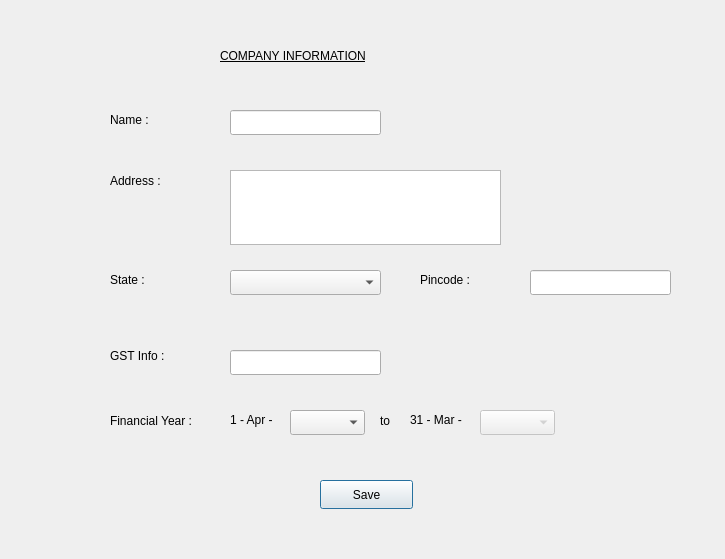
<?xml version="1.0" encoding="UTF-8"?>
<ui version="4.0">
 <class>company_info</class>
 <widget class="QDialog" name="company_info">
  <property name="geometry">
   <rect>
    <x>0</x>
    <y>0</y>
    <width>725</width>
    <height>559</height>
   </rect>
  </property>
  <property name="sizePolicy">
   <sizepolicy hsizetype="Fixed" vsizetype="Fixed">
    <horstretch>0</horstretch>
    <verstretch>0</verstretch>
   </sizepolicy>
  </property>
  <property name="minimumSize">
   <size>
    <width>725</width>
    <height>559</height>
   </size>
  </property>
  <property name="maximumSize">
   <size>
    <width>725</width>
    <height>559</height>
   </size>
  </property>
  <property name="windowTitle">
   <string>Dialog</string>
  </property>
  <widget class="QLabel" name="label">
   <property name="geometry">
    <rect>
     <x>220</x>
     <y>40</y>
     <width>261</width>
     <height>31</height>
    </rect>
   </property>
   <property name="styleSheet">
    <string notr="true">text-decoration: underline;
font: 700 12pt &quot;Segoe UI&quot;;</string>
   </property>
   <property name="text">
    <string>COMPANY INFORMATION</string>
   </property>
  </widget>
  <widget class="QLabel" name="label_2">
   <property name="geometry">
    <rect>
     <x>110</x>
     <y>110</y>
     <width>81</width>
     <height>20</height>
    </rect>
   </property>
   <property name="styleSheet">
    <string notr="true">font: 10pt &quot;Segoe UI&quot;;</string>
   </property>
   <property name="text">
    <string>Name :</string>
   </property>
  </widget>
  <widget class="QLabel" name="label_3">
   <property name="geometry">
    <rect>
     <x>110</x>
     <y>170</y>
     <width>71</width>
     <height>21</height>
    </rect>
   </property>
   <property name="styleSheet">
    <string notr="true">font: 10pt &quot;Segoe UI&quot;;</string>
   </property>
   <property name="text">
    <string>Address :</string>
   </property>
  </widget>
  <widget class="QLabel" name="label_4">
   <property name="geometry">
    <rect>
     <x>110</x>
     <y>270</y>
     <width>63</width>
     <height>20</height>
    </rect>
   </property>
   <property name="styleSheet">
    <string notr="true">font: 10pt &quot;Segoe UI&quot;;</string>
   </property>
   <property name="text">
    <string>State :</string>
   </property>
  </widget>
  <widget class="QLabel" name="label_5">
   <property name="geometry">
    <rect>
     <x>420</x>
     <y>270</y>
     <width>81</width>
     <height>20</height>
    </rect>
   </property>
   <property name="styleSheet">
    <string notr="true">font: 10pt &quot;Segoe UI&quot;;</string>
   </property>
   <property name="text">
    <string>Pincode :</string>
   </property>
  </widget>
  <widget class="QLabel" name="label_6">
   <property name="geometry">
    <rect>
     <x>110</x>
     <y>340</y>
     <width>81</width>
     <height>31</height>
    </rect>
   </property>
   <property name="styleSheet">
    <string notr="true">font: 10pt &quot;Segoe UI&quot;;</string>
   </property>
   <property name="text">
    <string>GST Info :</string>
   </property>
  </widget>
  <widget class="QLabel" name="label_7">
   <property name="geometry">
    <rect>
     <x>110</x>
     <y>410</y>
     <width>121</width>
     <height>21</height>
    </rect>
   </property>
   <property name="styleSheet">
    <string notr="true">font: 10pt &quot;Segoe UI&quot;;</string>
   </property>
   <property name="text">
    <string>Financial Year :</string>
   </property>
  </widget>
  <widget class="QPushButton" name="save">
   <property name="geometry">
    <rect>
     <x>320</x>
     <y>480</y>
     <width>93</width>
     <height>29</height>
    </rect>
   </property>
   <property name="text">
    <string>Save</string>
   </property>
  </widget>
  <widget class="QLineEdit" name="uname">
   <property name="geometry">
    <rect>
     <x>230</x>
     <y>110</y>
     <width>151</width>
     <height>25</height>
    </rect>
   </property>
  </widget>
  <widget class="QTextEdit" name="address">
   <property name="geometry">
    <rect>
     <x>230</x>
     <y>170</y>
     <width>271</width>
     <height>75</height>
    </rect>
   </property>
  </widget>
  <widget class="QLineEdit" name="code">
   <property name="geometry">
    <rect>
     <x>530</x>
     <y>270</y>
     <width>141</width>
     <height>25</height>
    </rect>
   </property>
  </widget>
  <widget class="QLineEdit" name="gstinfo">
   <property name="geometry">
    <rect>
     <x>230</x>
     <y>350</y>
     <width>151</width>
     <height>25</height>
    </rect>
   </property>
  </widget>
  <widget class="QLabel" name="label_8">
   <property name="geometry">
    <rect>
     <x>230</x>
     <y>410</y>
     <width>63</width>
     <height>20</height>
    </rect>
   </property>
   <property name="text">
    <string>1 - Apr -</string>
   </property>
  </widget>
  <widget class="QComboBox" name="from">
   <property name="geometry">
    <rect>
     <x>290</x>
     <y>410</y>
     <width>75</width>
     <height>25</height>
    </rect>
   </property>
  </widget>
  <widget class="QLabel" name="label_9">
   <property name="geometry">
    <rect>
     <x>380</x>
     <y>410</y>
     <width>21</width>
     <height>21</height>
    </rect>
   </property>
   <property name="styleSheet">
    <string notr="true">font: 10pt &quot;Segoe UI&quot;;</string>
   </property>
   <property name="text">
    <string>to</string>
   </property>
  </widget>
  <widget class="QLabel" name="label_10">
   <property name="geometry">
    <rect>
     <x>410</x>
     <y>410</y>
     <width>71</width>
     <height>20</height>
    </rect>
   </property>
   <property name="text">
    <string>31 - Mar -</string>
   </property>
  </widget>
  <widget class="QComboBox" name="to">
   <property name="enabled">
    <bool>false</bool>
   </property>
   <property name="geometry">
    <rect>
     <x>480</x>
     <y>410</y>
     <width>75</width>
     <height>25</height>
    </rect>
   </property>
  </widget>
  <widget class="QComboBox" name="state">
   <property name="geometry">
    <rect>
     <x>230</x>
     <y>270</y>
     <width>151</width>
     <height>25</height>
    </rect>
   </property>
  </widget>
 </widget>
 <resources/>
 <connections/>
</ui>
